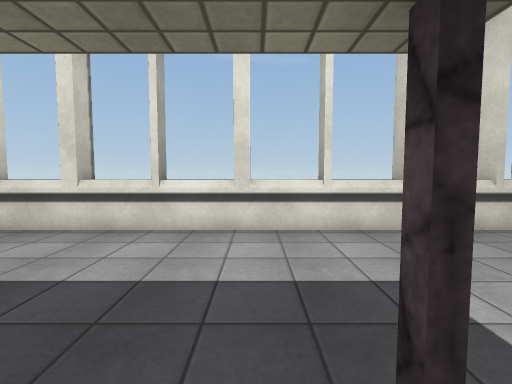
[1] (above)

12 first-person views from a walk through a Unity game level. The camera is 1.4 m above the floor, tilts 4° down and sees 85° across. The floor is counted in squares, 1 m on a side. Each view is taken from the middle of a square. On the plan, view 1 faces up. The plan holds only what a view shows up to about 14 squares ahead; the rest is blank. The player is left out. Surface patterns are stand-ins for the level's own textures.

[2]
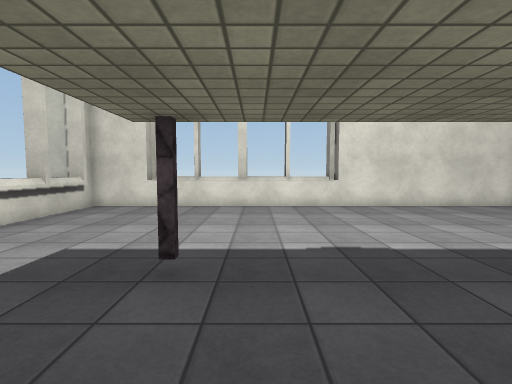

[3]
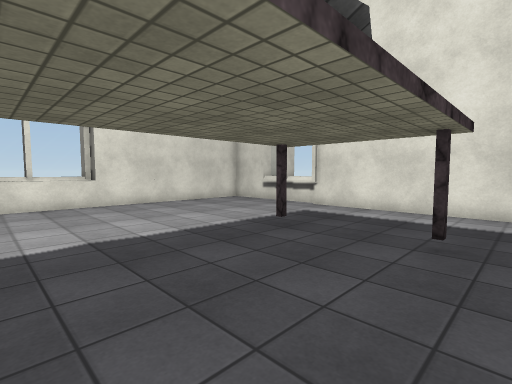

[4]
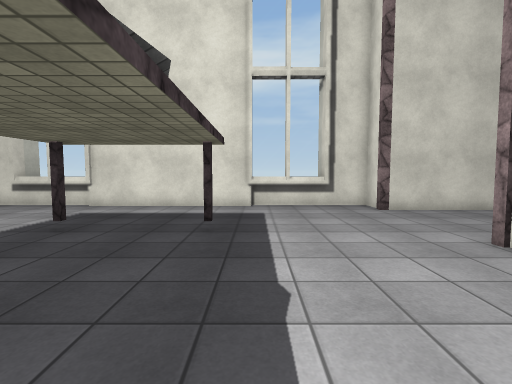

[5]
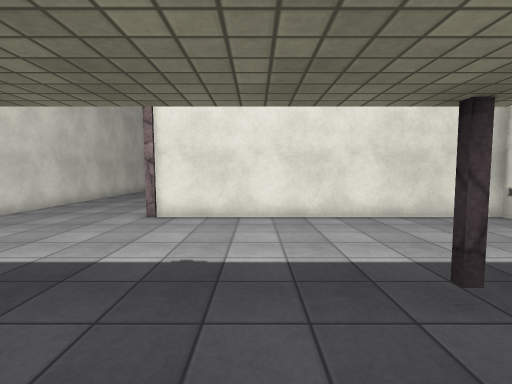

[6]
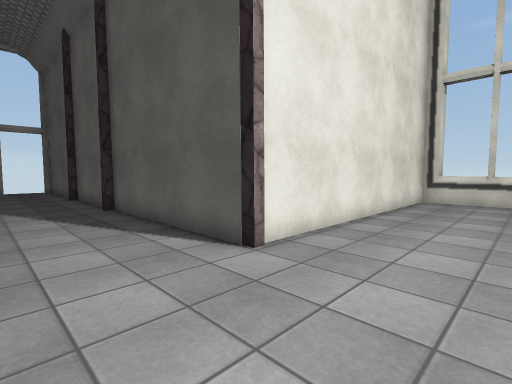

[7]
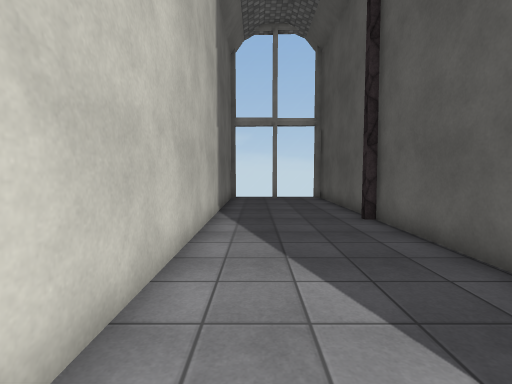

[8]
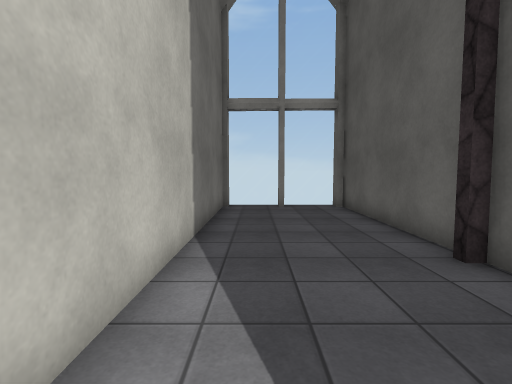

[9]
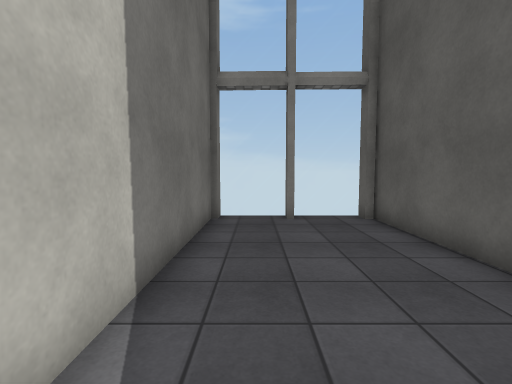

[10]
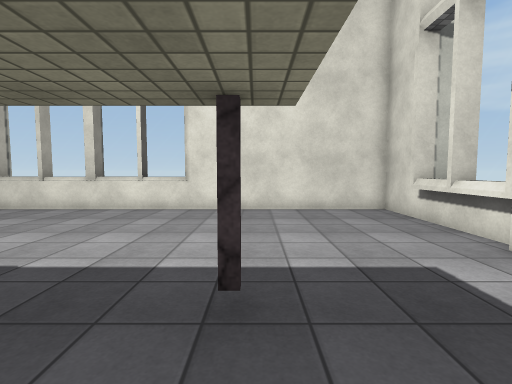

[11]
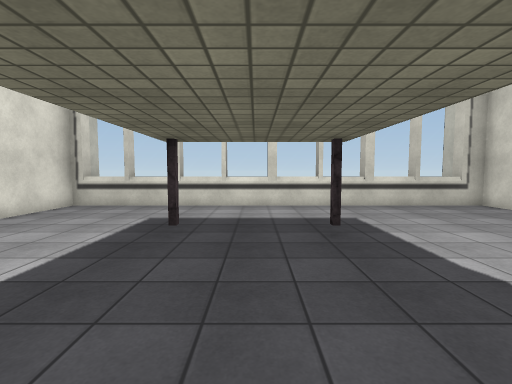

[12]
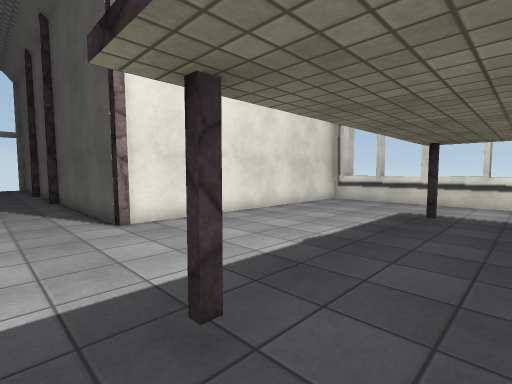

### Floor plan
Points are (right, up) in squares from view 1. A wall is a line through its corners. A room is listed if a view was taken in it or the views show most of it. See-through windows are left out.
Room 1 (views 1, 2, 3, 4, 5, 6, 7, 8, 9, 10, 11, 12)
walls: (-7, -10.6) (6.1, -10.6); (-4.1, 7) (-4.1, 6.4); (-2.2, 7) (-2.2, 6.4); (-6.2, 7) (-6.2, 6.4); (3.1, -10.9) (8.6, -10.9) (8.6, 3.8); (-8, 7) (-8, 6.4); (1.6, 6.4) (1.6, 7); (3.4, 6.4) (3.4, 7); (8.5, -3.4) (9.2, -3.4) (9.2, 4.5); (-16.8, -4.4) (-21.2, -4.4) (-21.2, -4.8) (-21.6, -4.8); (9.1, -3.2) (9.8, -3.2); (5.5, 6.4) (5.5, 7); (9.8, -1.5) (9.1, -1.5); (8.6, 4) (8.6, 6.8) (-8.7, 6.8) (-8.7, -4.4) (-16, -4.4) (-16, -4.9); (7.6, 6.4) (-8.4, 6.4); (-21.9, -4.4) (-28.5, -4.4); (-28.2, -4.8) (-29, -4.8); (-28.3, -7.1) (-29, -7); (-28.4, -9.4) (-8.7, -9.4) (-8.7, -10.9) (-3.8, -10.9); (-29.1, -9.1) (-28.4, -9.2)

Where each view was taken, in squares from view 1:
view 1: 0 up, 0 right, facing up
view 2: 0 up, 3 left, facing right
view 3: 0 up, 4 left, facing down-right
view 4: 1 up, 4 left, facing down
view 5: 1 down, 0 right, facing left
view 6: 8 down, 5 left, facing up-left
view 7: 8 down, 13 left, facing left
view 8: 8 down, 17 left, facing left
view 9: 8 down, 20 left, facing left
view 10: 6 down, 2 left, facing right
view 11: 5 down, 1 left, facing up
view 12: 7 down, 1 left, facing up-left
